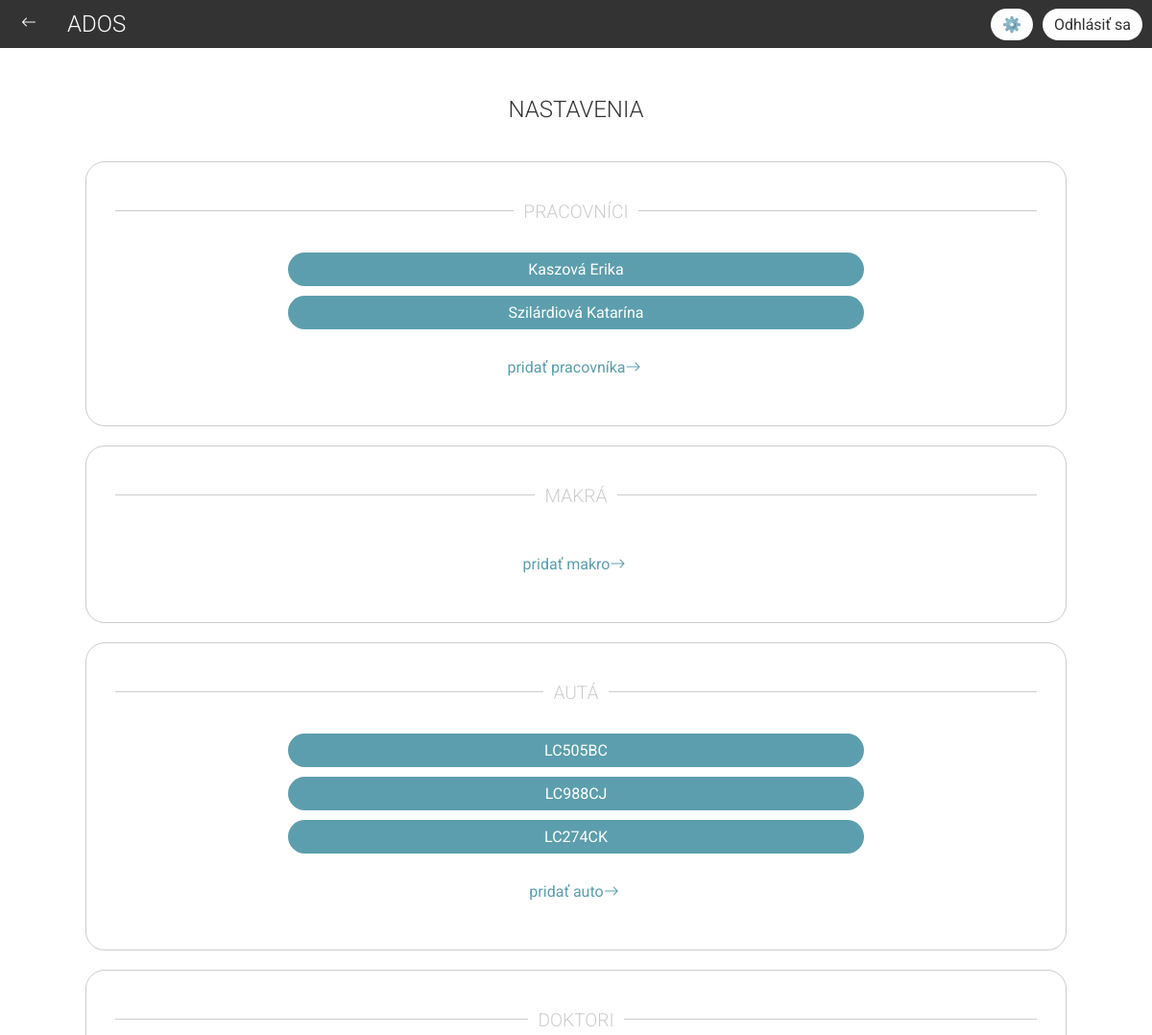
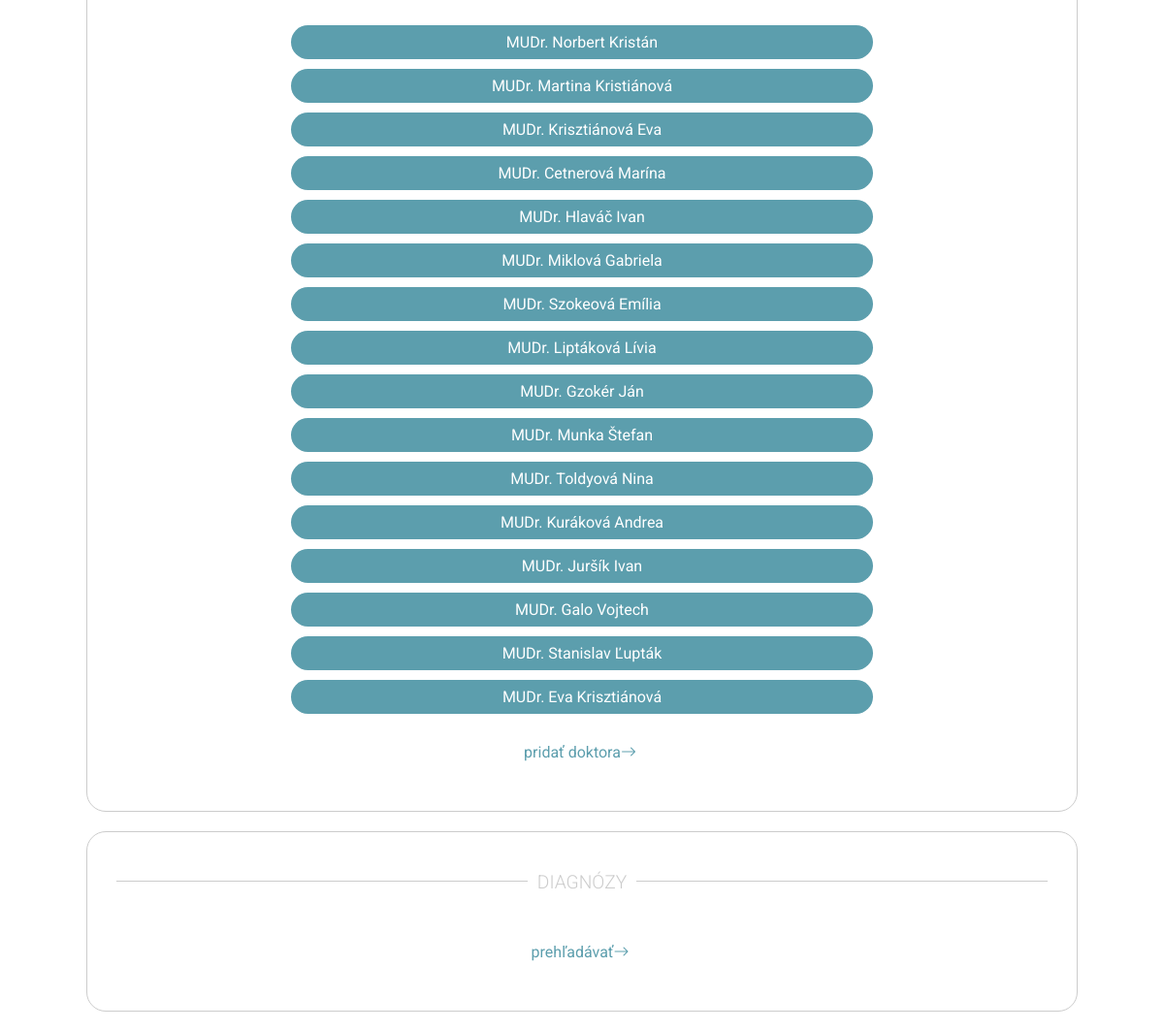
Page /nastavenia (signed in) on the committed database (2 pictures, top to bottom).
### tables this page shows
CREATE TABLE sestry (
            id INTEGER PRIMARY KEY AUTOINCREMENT,
            meno TEXT NOT NULL,
            kod TEXT,
            uvazok DECIMAL(2,1),
            vozidlo INTEGER,
            ados INTEGER, phone_number TEXT,
            FOREIGN KEY (vozidlo) REFERENCES auta(id) ON DELETE SET NULL,
            FOREIGN KEY (ados) REFERENCES adosky(id) ON DELETE SET NULL
        );

CREATE TABLE auta (
                id INTEGER PRIMARY KEY AUTOINCREMENT,
                evc TEXT NOT NULL
            );

CREATE TABLE doktori (
                id INTEGER PRIMARY KEY AUTOINCREMENT,
                meno TEXT NOT NULL,
                pzs TEXT,
                zpr TEXT
            );

### routes/main_routes.py (the view)
@main.route('/nastavenia')
@login_required
def settings():
    nurses = get_nurses()
    macros = get_macros()
    cars = get_cars()
    companies = get_companies()
    doctors = get_doctors()
    return render_template('settings.html', nurses=nurses, macros=macros, cars=cars, companies=companies, doctors=doctors)

### routes/auth.py (called while the page is built)
def setup_login_manager(login_manager) -> None:
    @login_manager.user_loader
    def load_user(user_id: int) -> User:
        conn = get_db_connection()
        usedData = conn.execute("SELECT * FROM adosky WHERE id = ?", (user_id,)).fetchone()
        conn.close()
        if usedData:
            return User(id       = int(usedData['id']),
                        username = usedData['identifikator'],
                        password = usedData['passwordHash'])
        return None

### routes/cars.py (called while the page is built)
def get_cars():
    conn = get_db_connection()
    rows = conn.execute("SELECT * FROM auta").fetchall()
    conn.close()
    return [Car(row) for row in rows]

### routes/companies.py (called while the page is built)
def get_companies():
    conn = get_db_connection()
    rows = conn.execute("SELECT * FROM adosky").fetchall()
    conn.close()
    return [Company(row) for row in rows]

### routes/doctors.py (called while the page is built)
def get_doctors():
    conn = get_db_connection()
    rows = conn.execute("SELECT * FROM doktori").fetchall()
    conn.close()
    return [Doctor(row) for row in rows]

### routes/macros.py (called while the page is built)
def get_macros():
    conn = get_db_connection()
    rows = conn.execute("SELECT * FROM makra").fetchall()
    conn.close()
    return [Macro(row) for row in rows]

### routes/nurses.py (called while the page is built)
def get_nurses():
    conn = get_db_connection()
    rows = conn.execute("SELECT * FROM sestry").fetchall()
    conn.close()
    return [Nurse(row) for row in rows]

### utils/database.py (called while the page is built)
def get_db_connection():
    conn = sqlite3.connect(DATABASE_FILE)
    conn.row_factory = sqlite3.Row
    return conn

### templates/settings.html (shortened to what this page needs)
{% extends "base.html" %}
{% block content %}
<h1>nastavenia</h1>
<div class="section">
    <div class="lined-heading"><span>Pracovníci</span></div>
    {% for nurse in nurses %}
    <a href="{{ url_for('nurse.update_nurse', id=nurse.id) }}" class="small-token" data-id="{{ nurse.id }}" data-meno="{{ nurse.meno }}" data-kod="{{ nurse.kod }}"
        data-uvazok="{{ nurse.uvazok }}" data-vozidlo="{{ nurse.vozidlo }}" data-ados="{{ nurse.ados }}" data-phone_number="{{ nurse.phone_number }}">
        {{ nurse.meno }}
    </a>
    {% endfor %}
    <a class="text-button" href="{{ url_for('nurse.create_nurse') }}">
        pridať pracovníka <i class="bi bi-arrow-right"></i>
    </a>
</div>
<div class="section">
    <div class="lined-heading"><span>Makrá</span></div>
    <a class="text-button" href="{{ url_for('macro.create_macro') }}">
        pridať makro <i class="bi bi-arrow-right"></i>
    </a>
</div>
<div class="section">
    <div class="lined-heading"><span>Autá</span></div>
    {% for car in cars %}
    <a href="{{ url_for('car.update_car', id=car.id) }}" class="small-token" data-id="{{ car.id }}" data-evc="{{ car.evc }}">
        {{ car.evc }}
    </a>
    {% endfor %}
    <a class="text-button" href="{{ url_for('car.create_car') }}">
        pridať auto <i class="bi bi-arrow-right"></i>
    </a>
</div>
<div class="section">
    <div class="lined-heading"><span>Doktori</span></div>
    {% for doctor in doctors %}
    <a href="{{ url_for('doctor.update_doctor', id=doctor.id) }}" class="small-token" data-id="{{ doctor.id }}"
        data-meno="{{ doctor.meno }}" data-pzs="{{ doctor.pzs }}" data-zpr="{{ doctor.zpr }}">
        {{ doctor.meno }}
    </a>
    {% endfor %}
    <a class="text-button" href="{{ url_for('doctor.create_doctor') }}">
        pridať doktora <i class="bi bi-arrow-right"></i>
    </a>
</div>
<div class="section">
    <div class="lined-heading"><span>Diagnózy</span></div>
    <a class="text-button" href="{{ url_for('diagnosis.list_diagnoses') }}">
        prehľadávať <i class="bi bi-arrow-right"></i>
    </a>
</div>
{% endblock %}
{% block styles %}
<link rel="stylesheet" href="{{ url_for('static', filename='css/login.css') }}">
{% endblock %}

### templates/base.html (shortened to what this page needs)
<!DOCTYPE html>
<html lang="en">
<head>
    <link rel="stylesheet" href="{{ url_for('static', filename='css/global.css') }}">
    <link rel="stylesheet" href="{{ url_for('static', filename='css/navbar.css') }}">
    {% block styles %}{% endblock %}
    <link rel="stylesheet" href="{{ url_for('static', filename='css/documents/main.css') }}">
    <link rel="stylesheet" href="https://cdn.jsdelivr.net/npm/bootstrap-icons@1.4.1/font/bootstrap-icons.css">
    <link rel="stylesheet" href="https://unpkg.com/leaflet@1.9.4/dist/leaflet.css" />
    <link rel="stylesheet" href="https://cdn.jsdelivr.net/npm/flatpickr/dist/flatpickr.min.css">
</head>
<body>
    <header>
        <div class="navbar no-print">
            <div class="navbar-section" style="gap: 0px;">
                <button id="backBtn" class="text-button" onclick="history.back();" style="padding: 10px;">
                    <i style="color: #fff;" class="bi bi-arrow-left"></i>
                </button>
                <a href="{{ url_for('main.index') }}" class="logo" style="margin-left: 20px;">
                    <h1 class="logo" style="margin: 0;">ADOS</h1>
                </a>
            </div>
            <div class="navbar-section">
                {% if current_user.is_authenticated %}
                    <a class="navbar-button" href="{{ url_for('main.settings') }}">⚙️</a>
                    <a class="navbar-button" href="{{ url_for('auth.logout') }}">Odhlásiť sa</a>
                {% endif %}
            </div>
        </div>
    </header>
    <main>
        {% block content %}{% endblock %}
    </main>
</body>
</html>

### static/css/global.css (style rules this page uses)
body { margin: 60px 0; padding: 0; font-family: 'Roboto', sans-serif; background: #fff; box-sizing: border-box; width: 100vw; height: 100vh; overflow-x: hidden; }
main { width: 100vw; display: flex; flex-direction: column; align-items: center; }
h1, h2, h3 { margin: 10px; text-transform: uppercase; font-weight: 300; }
h1 { font-size: 1.5em; color: #333; margin: 40px 0; }
.section { padding: 30px; height: fit-content; border: solid 1px #ccc; border-radius: 20px; margin-bottom: 20px; width: 80%; display: flex; flex-direction: column; align-items: center; }
.lined-heading { width: 100%; text-align: center; border-top: 1px solid #ccc; line-height: 0.1em; margin: 20px 0 40px; }
.lined-heading span { background: #fff; padding: 0 10px; font-size: 1.2rem; font-weight: 300; color: #ccc; text-transform: uppercase; }
.text-button { display: flex; justify-content: center; background: none; color: #5C9EAD; font-size: 1rem; cursor: pointer; border: none; align-self: center; padding: 20px; text-transform: lowercase; text-decoration: none; }
.text-button i { width: 20px; height: 20px; color: #5C9EAD; }
.small-token { padding: 8px; background: #5C9EAD; border-radius: 20px; cursor: pointer; color: white; display: flex; justify-content: center; align-items: center; box-sizing: border-box; border: none; min-width: max-content; text-decoration: none; font-size: 16px; width: 600px; margin-bottom: 10px; }

### static/css/navbar.css (style rules this page uses)
.navbar { position: fixed; top: 0; z-index: 1000; background-color: #333; color: white; padding: 10px; max-height: 50px; display: flex; align-items: center; justify-content: space-between; box-sizing: border-box; width: 100%; }
.navbar-button { padding: 7px 12px; background: #fff; border-radius: 20px; cursor: pointer; color: #333; box-sizing: border-box; text-decoration: none; justify-content: center; align-items: center; width: fit-content; white-space: nowrap; display: inline-flex; }
.navbar-section { width: 33%; display: flex; gap: 10px; justify-content: start; }
.navbar-section:last-child { justify-content: flex-end; }
.logo { color: #fff; text-decoration: none; align-self: center; }
.text-button i { padding: 0; }

### static/css/login.css (style rules this page uses)
.small-token { width: 600px; margin-bottom: 10px; }

### rows in the picture
sestry: meno "Kaszová Erika"
sestry: meno "Szilárdiová Katarína"
auta: evc "LC505BC"
auta: evc "LC988CJ"
auta: evc "LC274CK"
doktori: meno "MUDr. Norbert Kristán"
doktori: meno "MUDr. Martina Kristiánová"
doktori: meno "MUDr. Krisztiánová Eva"
doktori: meno "MUDr. Cetnerová Marína"
doktori: meno "MUDr. Hlaváč Ivan"
doktori: meno "MUDr. Miklová Gabriela"
doktori: meno "MUDr. Szokeová Emília"
doktori: meno "MUDr. Liptáková Lívia"
doktori: meno "MUDr. Gzokér Ján"
doktori: meno "MUDr. Munka Štefan"
doktori: meno "MUDr. Toldyová Nina"
doktori: meno "MUDr. Kuráková Andrea"
doktori: meno "MUDr. Juršík Ivan"
doktori: meno "MUDr. Galo Vojtech"
doktori: meno "MUDr. Stanislav Ľupták"
doktori: meno "MUDr. Eva Krisztiánová"
